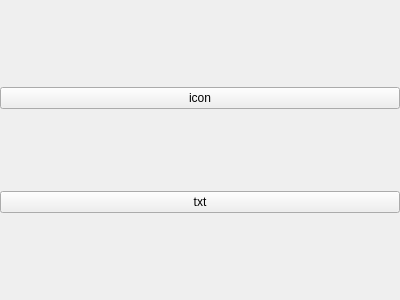
<?xml version="1.0" encoding="UTF-8"?>
<ui version="4.0">
 <class>verticalIconText</class>
 <widget class="QWidget" name="verticalIconText">
  <property name="geometry">
   <rect>
    <x>0</x>
    <y>0</y>
    <width>400</width>
    <height>300</height>
   </rect>
  </property>
  <property name="sizePolicy">
   <sizepolicy hsizetype="Maximum" vsizetype="Maximum">
    <horstretch>0</horstretch>
    <verstretch>0</verstretch>
   </sizepolicy>
  </property>
  <property name="windowTitle">
   <string>Form</string>
  </property>
  <layout class="QVBoxLayout" name="verticalLayout">
   <property name="spacing">
    <number>0</number>
   </property>
   <property name="leftMargin">
    <number>0</number>
   </property>
   <property name="topMargin">
    <number>5</number>
   </property>
   <property name="rightMargin">
    <number>0</number>
   </property>
   <property name="bottomMargin">
    <number>5</number>
   </property>
   <item>
    <widget class="QPushButton" name="icon">
     <property name="sizePolicy">
      <sizepolicy hsizetype="Expanding" vsizetype="Maximum">
       <horstretch>0</horstretch>
       <verstretch>0</verstretch>
      </sizepolicy>
     </property>
     <property name="styleSheet">
      <string notr="true"/>
     </property>
     <property name="text">
      <string>icon</string>
     </property>
    </widget>
   </item>
   <item>
    <widget class="QPushButton" name="txt">
     <property name="sizePolicy">
      <sizepolicy hsizetype="Expanding" vsizetype="Maximum">
       <horstretch>0</horstretch>
       <verstretch>0</verstretch>
      </sizepolicy>
     </property>
     <property name="styleSheet">
      <string notr="true"/>
     </property>
     <property name="text">
      <string>txt</string>
     </property>
    </widget>
   </item>
  </layout>
 </widget>
 <resources/>
 <connections/>
</ui>
